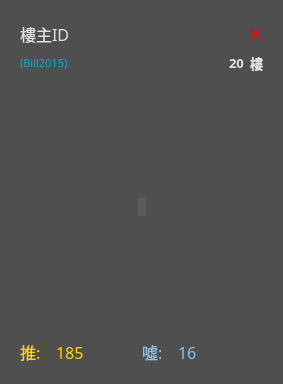
<?xml version="1.0" encoding="UTF-8"?>
<ui version="4.0">
 <class>Form</class>
 <widget class="QWidget" name="Form">
  <property name="enabled">
   <bool>true</bool>
  </property>
  <property name="geometry">
   <rect>
    <x>0</x>
    <y>0</y>
    <width>283</width>
    <height>384</height>
   </rect>
  </property>
  <property name="sizePolicy">
   <sizepolicy hsizetype="Preferred" vsizetype="MinimumExpanding">
    <horstretch>0</horstretch>
    <verstretch>0</verstretch>
   </sizepolicy>
  </property>
  <property name="minimumSize">
   <size>
    <width>0</width>
    <height>0</height>
   </size>
  </property>
  <property name="maximumSize">
   <size>
    <width>16777215</width>
    <height>384</height>
   </size>
  </property>
  <property name="baseSize">
   <size>
    <width>0</width>
    <height>384</height>
   </size>
  </property>
  <property name="windowTitle">
   <string>Form</string>
  </property>
  <property name="styleSheet">
   <string notr="true">background-color:rgb(79, 79, 79)</string>
  </property>
  <layout class="QHBoxLayout" name="horizontalLayout_4">
   <item>
    <widget class="QWidget" name="imageWidget" native="true">
     <property name="baseSize">
      <size>
       <width>384</width>
       <height>256</height>
      </size>
     </property>
     <property name="styleSheet">
      <string notr="true">border:none</string>
     </property>
     <layout class="QVBoxLayout" name="verticalLayout">
      <item>
       <layout class="QHBoxLayout" name="horizontalLayout">
        <property name="sizeConstraint">
         <enum>QLayout::SetNoConstraint</enum>
        </property>
        <item>
         <widget class="QLabel" name="authorNameLabel">
          <property name="sizePolicy">
           <sizepolicy hsizetype="Preferred" vsizetype="Preferred">
            <horstretch>0</horstretch>
            <verstretch>0</verstretch>
           </sizepolicy>
          </property>
          <property name="maximumSize">
           <size>
            <width>16777215</width>
            <height>30</height>
           </size>
          </property>
          <property name="font">
           <font>
            <family>微軟正黑體</family>
            <pointsize>12</pointsize>
            <weight>50</weight>
            <bold>false</bold>
           </font>
          </property>
          <property name="styleSheet">
           <string notr="true">color:rgb(226, 226, 226);
border-style: none;</string>
          </property>
          <property name="text">
           <string>樓主ID</string>
          </property>
         </widget>
        </item>
        <item>
         <spacer name="horizontalSpacer">
          <property name="orientation">
           <enum>Qt::Horizontal</enum>
          </property>
          <property name="sizeType">
           <enum>QSizePolicy::MinimumExpanding</enum>
          </property>
          <property name="sizeHint" stdset="0">
           <size>
            <width>40</width>
            <height>20</height>
           </size>
          </property>
         </spacer>
        </item>
        <item>
         <widget class="QPushButton" name="deleteButton">
          <property name="font">
           <font>
            <family>微軟正黑體</family>
            <pointsize>14</pointsize>
            <weight>50</weight>
            <bold>false</bold>
           </font>
          </property>
          <property name="styleSheet">
           <string notr="true">color:red;
background-color:none;
border:none</string>
          </property>
          <property name="text">
           <string>✕</string>
          </property>
         </widget>
        </item>
       </layout>
      </item>
      <item>
       <layout class="QHBoxLayout" name="horizontalLayout_3">
        <property name="sizeConstraint">
         <enum>QLayout::SetNoConstraint</enum>
        </property>
        <item>
         <widget class="QLabel" name="authorIDLabel">
          <property name="sizePolicy">
           <sizepolicy hsizetype="Minimum" vsizetype="Preferred">
            <horstretch>0</horstretch>
            <verstretch>0</verstretch>
           </sizepolicy>
          </property>
          <property name="maximumSize">
           <size>
            <width>16777215</width>
            <height>30</height>
           </size>
          </property>
          <property name="font">
           <font>
            <family>微軟正黑體</family>
            <pointsize>8</pointsize>
            <weight>50</weight>
            <bold>false</bold>
           </font>
          </property>
          <property name="styleSheet">
           <string notr="true">color:rgb(0, 176, 216);
border:none</string>
          </property>
          <property name="text">
           <string>(Bill2015)</string>
          </property>
         </widget>
        </item>
        <item>
         <spacer name="horizontalSpacer_3">
          <property name="orientation">
           <enum>Qt::Horizontal</enum>
          </property>
          <property name="sizeHint" stdset="0">
           <size>
            <width>40</width>
            <height>20</height>
           </size>
          </property>
         </spacer>
        </item>
        <item>
         <widget class="QLabel" name="floorLabel">
          <property name="sizePolicy">
           <sizepolicy hsizetype="Minimum" vsizetype="Preferred">
            <horstretch>0</horstretch>
            <verstretch>0</verstretch>
           </sizepolicy>
          </property>
          <property name="maximumSize">
           <size>
            <width>16777215</width>
            <height>30</height>
           </size>
          </property>
          <property name="font">
           <font>
            <family>微軟正黑體</family>
            <pointsize>10</pointsize>
            <weight>75</weight>
            <bold>true</bold>
           </font>
          </property>
          <property name="styleSheet">
           <string notr="true">color:rgb(226, 226, 226);
border:none</string>
          </property>
          <property name="text">
           <string>20</string>
          </property>
         </widget>
        </item>
        <item>
         <widget class="QLabel" name="floorDisplayLabel">
          <property name="sizePolicy">
           <sizepolicy hsizetype="Minimum" vsizetype="Preferred">
            <horstretch>0</horstretch>
            <verstretch>0</verstretch>
           </sizepolicy>
          </property>
          <property name="maximumSize">
           <size>
            <width>16777215</width>
            <height>30</height>
           </size>
          </property>
          <property name="font">
           <font>
            <family>微軟正黑體</family>
            <pointsize>10</pointsize>
            <weight>75</weight>
            <bold>true</bold>
           </font>
          </property>
          <property name="styleSheet">
           <string notr="true">color:rgb(226, 226, 226);
border:none;</string>
          </property>
          <property name="text">
           <string>樓</string>
          </property>
         </widget>
        </item>
       </layout>
      </item>
      <item>
       <layout class="QGridLayout" name="gridLayout">
        <item row="0" column="2">
         <spacer name="verticalSpacer">
          <property name="orientation">
           <enum>Qt::Vertical</enum>
          </property>
          <property name="sizeHint" stdset="0">
           <size>
            <width>5</width>
            <height>0</height>
           </size>
          </property>
         </spacer>
        </item>
        <item row="1" column="3">
         <spacer name="horizontalSpacer_4">
          <property name="orientation">
           <enum>Qt::Horizontal</enum>
          </property>
          <property name="sizeType">
           <enum>QSizePolicy::MinimumExpanding</enum>
          </property>
          <property name="sizeHint" stdset="0">
           <size>
            <width>0</width>
            <height>5</height>
           </size>
          </property>
         </spacer>
        </item>
        <item row="1" column="2">
         <widget class="QLabel" name="imageLabel">
          <property name="enabled">
           <bool>true</bool>
          </property>
          <property name="sizePolicy">
           <sizepolicy hsizetype="Minimum" vsizetype="Minimum">
            <horstretch>0</horstretch>
            <verstretch>0</verstretch>
           </sizepolicy>
          </property>
          <property name="minimumSize">
           <size>
            <width>0</width>
            <height>0</height>
           </size>
          </property>
          <property name="maximumSize">
           <size>
            <width>324</width>
            <height>324</height>
           </size>
          </property>
          <property name="font">
           <font>
            <family>jf open 粉圓 1.1</family>
            <pointsize>10</pointsize>
           </font>
          </property>
          <property name="contextMenuPolicy">
           <enum>Qt::DefaultContextMenu</enum>
          </property>
          <property name="styleSheet">
           <string notr="true">background-color:rgb(91, 91, 91);
color:rgb(231, 231, 231);
border:none;</string>
          </property>
          <property name="text">
           <string/>
          </property>
          <property name="scaledContents">
           <bool>false</bool>
          </property>
          <property name="alignment">
           <set>Qt::AlignCenter</set>
          </property>
          <property name="openExternalLinks">
           <bool>false</bool>
          </property>
         </widget>
        </item>
        <item row="1" column="0">
         <spacer name="horizontalSpacer_5">
          <property name="orientation">
           <enum>Qt::Horizontal</enum>
          </property>
          <property name="sizeType">
           <enum>QSizePolicy::MinimumExpanding</enum>
          </property>
          <property name="sizeHint" stdset="0">
           <size>
            <width>0</width>
            <height>5</height>
           </size>
          </property>
         </spacer>
        </item>
        <item row="2" column="2">
         <spacer name="verticalSpacer_2">
          <property name="orientation">
           <enum>Qt::Vertical</enum>
          </property>
          <property name="sizeHint" stdset="0">
           <size>
            <width>5</width>
            <height>0</height>
           </size>
          </property>
         </spacer>
        </item>
       </layout>
      </item>
      <item>
       <layout class="QHBoxLayout" name="horizontalLayout_2">
        <property name="sizeConstraint">
         <enum>QLayout::SetNoConstraint</enum>
        </property>
        <item>
         <widget class="QLabel" name="gpDisplayLabel">
          <property name="minimumSize">
           <size>
            <width>0</width>
            <height>0</height>
           </size>
          </property>
          <property name="maximumSize">
           <size>
            <width>30</width>
            <height>16777215</height>
           </size>
          </property>
          <property name="font">
           <font>
            <family>微軟正黑體</family>
            <pointsize>12</pointsize>
            <weight>50</weight>
            <bold>false</bold>
           </font>
          </property>
          <property name="styleSheet">
           <string notr="true">color:rgb(255, 213, 1);
border:none;</string>
          </property>
          <property name="text">
           <string>推:</string>
          </property>
         </widget>
        </item>
        <item>
         <widget class="QLabel" name="gpLabel">
          <property name="maximumSize">
           <size>
            <width>50</width>
            <height>16777215</height>
           </size>
          </property>
          <property name="font">
           <font>
            <family>微軟正黑體</family>
            <pointsize>12</pointsize>
            <weight>50</weight>
            <bold>false</bold>
           </font>
          </property>
          <property name="styleSheet">
           <string notr="true">color:rgb(255, 213, 1);
border:none;</string>
          </property>
          <property name="text">
           <string>185</string>
          </property>
         </widget>
        </item>
        <item>
         <spacer name="horizontalSpacer_2">
          <property name="orientation">
           <enum>Qt::Horizontal</enum>
          </property>
          <property name="sizeType">
           <enum>QSizePolicy::Fixed</enum>
          </property>
          <property name="sizeHint" stdset="0">
           <size>
            <width>30</width>
            <height>20</height>
           </size>
          </property>
         </spacer>
        </item>
        <item>
         <widget class="QLabel" name="bpDisplayLabel">
          <property name="minimumSize">
           <size>
            <width>0</width>
            <height>0</height>
           </size>
          </property>
          <property name="maximumSize">
           <size>
            <width>30</width>
            <height>16777215</height>
           </size>
          </property>
          <property name="font">
           <font>
            <family>微軟正黑體</family>
            <pointsize>12</pointsize>
            <weight>50</weight>
            <bold>false</bold>
           </font>
          </property>
          <property name="styleSheet">
           <string notr="true">color:rgb(144, 197, 226);
border:none;</string>
          </property>
          <property name="text">
           <string>噓:</string>
          </property>
         </widget>
        </item>
        <item>
         <widget class="QLabel" name="bpLabel">
          <property name="font">
           <font>
            <family>微軟正黑體</family>
            <pointsize>12</pointsize>
            <weight>50</weight>
            <bold>false</bold>
           </font>
          </property>
          <property name="styleSheet">
           <string notr="true">color:rgb(144, 197, 226);
border:none;</string>
          </property>
          <property name="text">
           <string>16</string>
          </property>
         </widget>
        </item>
       </layout>
      </item>
     </layout>
    </widget>
   </item>
  </layout>
 </widget>
 <resources/>
 <connections/>
</ui>
